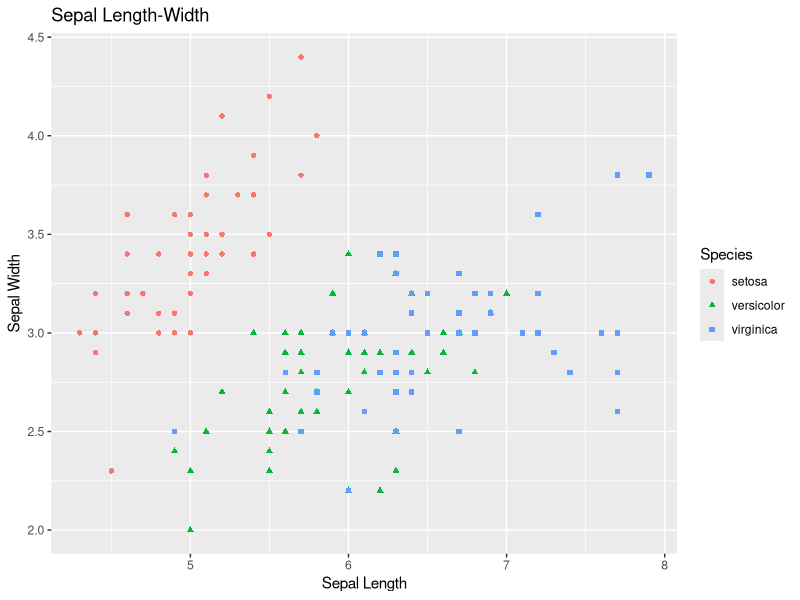

R code for this plot:
## ---- chunk 1
knitr::opts_chunk$set(echo = TRUE)
## ---- chunk 2
x <- c(1, 2, 3, NA)
l <- list(x, 5, "irakli")
df <- data.frame(x=1:4, y=c("a", "b", "c", "d"), b=c(TRUE, FALSE, FALSE, TRUE))
## ---- chunk 3
df
## ---- chunk 4
any(is.na(x))
## ---- chunk 5
add_nums <- function(x, y){
  x + y
  #return(x+y)
}

add_nums(3, 4)


multiply <- function(x, y){
  x * y
}

multiply(3, 4)


double_if_factor_of_5 <- function(x){
  if ((x %% 5) == 0) {
    y = x*2
  } else {
    y = x
  }
  return(y)
}

double_if_factor_of_5(10)
## ---- chunk 6
library(magrittr)
result <- 3 %>% 
  add_nums(4) %>% 
  multiply(2)
result
## ---- chunk 7
factorial = 1
for (x in 1:5){
  factorial = factorial * x  
}
factorial
## ---- chunk 8
added_2 <- c()
for (entry in df$x) {
  added_2 = c(added_2, entry + 2)
}
added_2

df$x %>% lapply(function(x){x+2})
## ---- chunk 9
library(ggplot2)

scatter <- ggplot(data=iris, aes(x = Sepal.Length, y = Sepal.Width)) 
scatter + geom_point(aes(color=Species, shape=Species)) +
  xlab("Sepal Length") +  ylab("Sepal Width") +
  ggtitle("Sepal Length-Width")
